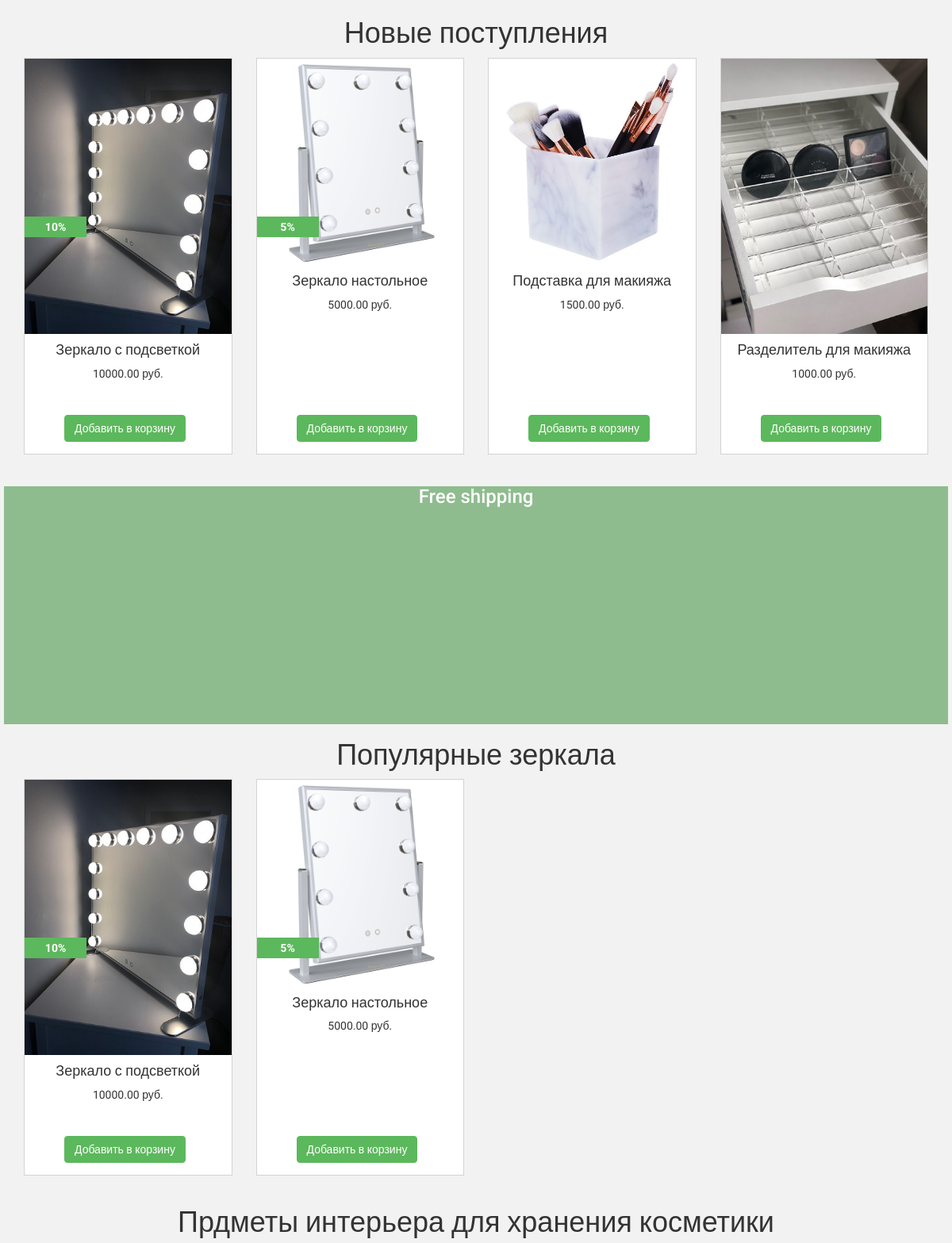
Before: / (middle part) with the older database file.
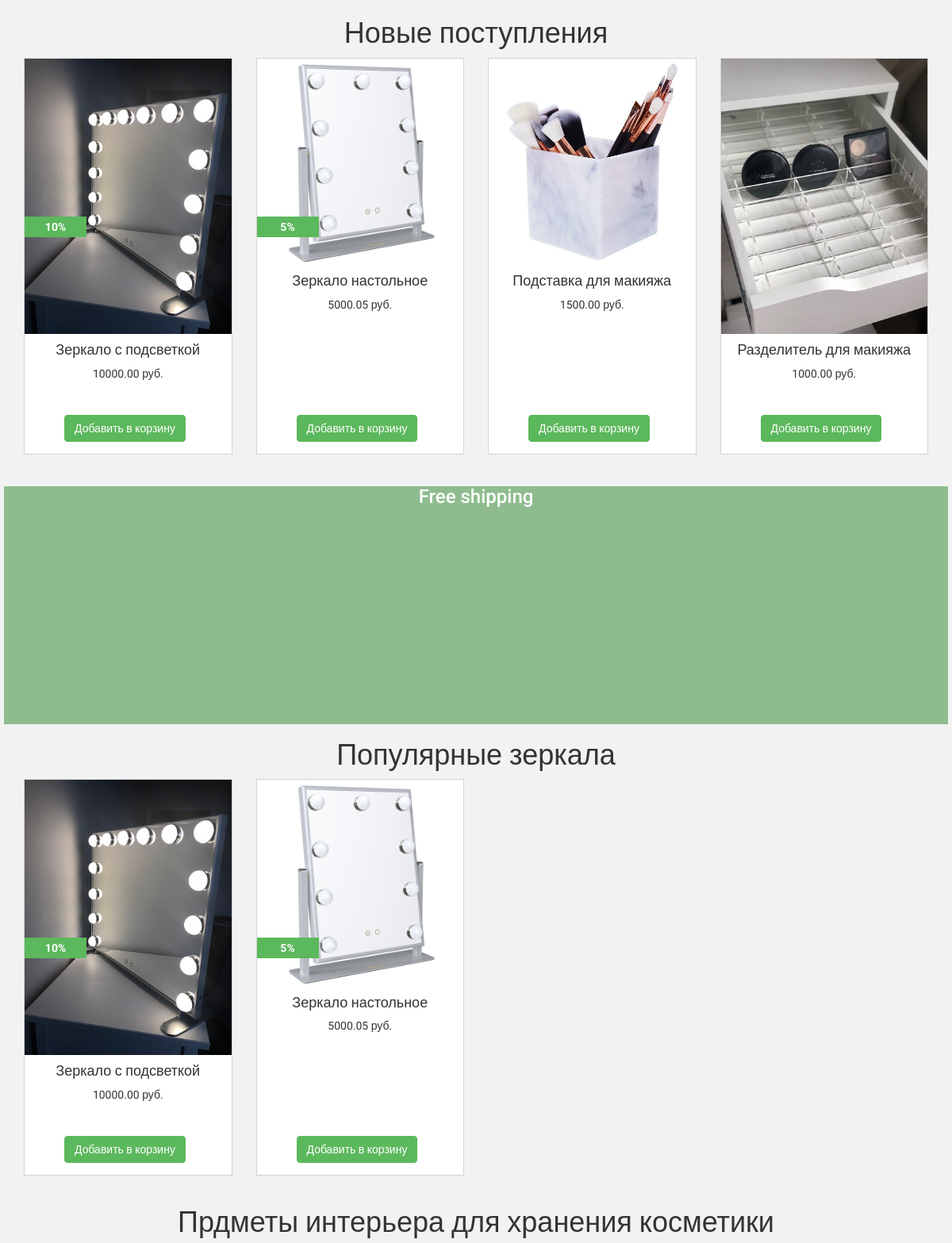
After: the same page with the newer database file.
### products/models.py (models this page shows, shortened)
class ProductImage(models.Model):
    product = models.ForeignKey(Product, blank=True, null=True, default=None, verbose_name="Товар")
    image = models.ImageField(upload_to='products_images/', verbose_name="Изображение товара")
    is_main = models.BooleanField(default=False, verbose_name='Основное изображение')
    is_active = models.BooleanField(default=True, verbose_name='Активировать / Деактивировать')
    created = models.DateTimeField(auto_now_add=True, auto_now=False, verbose_name='Создан')
    updated = models.DateTimeField(auto_now_add=False, auto_now=True, verbose_name='Обновлён')
    class Meta:
        verbose_name = 'Фотография'
        verbose_name_plural = 'Фотографии'

class Product(models.Model):
    category = models.ForeignKey(Category, related_name='products', verbose_name="Категория")
    name = models.CharField(max_length=64, blank=True, null=True, default=None, verbose_name="Название")
    slug = models.SlugField(max_length=200, db_index=True)
    description = models.TextField(blank=True, verbose_name="Описание")
    price = models.DecimalField(max_digits=10, decimal_places=2, verbose_name="Цена")
    discount = models.IntegerField(default=0, verbose_name="Скидка")
    stock = models.PositiveIntegerField(verbose_name="Наличие")
    available = models.BooleanField(default=True, verbose_name="Доступен")
    created = models.DateTimeField(auto_now_add=True, auto_now=False, verbose_name='Создан')
    updated = models.DateTimeField(auto_now_add=False, auto_now=True, verbose_name='Обновлён')
    class Meta:
        ordering = ['name']
        index_together = [
            ['id', 'slug']
        ]
        verbose_name = 'Товар'
        verbose_name_plural = 'Товары'

### landing/views.py (the view)
# urls.py: 2. Add a URL to urlpatterns:  url(r'^$', views.home, name='home')
def home(request):
    products_images = ProductImage.objects.filter(is_active=True, is_main=True, product__available=True)
    products_images_mirror = products_images.filter(product__category__id=1)
    products_images_storage = products_images.filter(product__category__id=2)
    return render(request, 'landing/home.html', locals())

### orders/context_processor.py (called while the page is built)
def getting_cart_info(request):
    session_key = request.session.session_key   # инициализация ключа сессии(уникальный идентификатор)
    if not session_key:                         # если ключ не создан
        request.session.cycle_key()             # создаём в ручную
    products_in_cart = ProductInCart.objects.filter(session_key=session_key, is_active=True)
    products_total_number = products_in_cart.count()
    return locals()

### templates/landing/home.html (shortened to what this page needs)
{% extends 'base.html' %}
{% load static %}
{% block content %}
    <div class="section section1">
        <div class="container">
            <div class="row">
                <div class="col-lg-12">
                    <h1 class="text-center">
                        Новые поступления
                    </h1>
                </div>
                {% for product_image in products_images %}
                    {% include 'landing/product_item.html' %}
                {% endfor %}
            </div>
        </div>
    </div>
    <div class="section section-delivery">
        <div>
            <h3>Free shipping</h3>
        </div>
    </div>
    <div class="section section2 mirrors-container">
        <div class="container">
            <div class="row">
                <div class="col-lg-12">
                    <h1 class="text-center">
                        Популярные зеркала
                    </h1>
                </div>
                {% for product_image in products_images_mirror %}
                    {% include 'landing/product_item.html' %}
                {% endfor %}
            </div>
        </div>
    </div>
    <div class="section section3 storage-container">
        <div class="container">
            <div class="row">
                <div class="col-lg-12">
                    <h1 class="text-center">
                        Прдметы интерьера для хранения косметики
                    </h1>
                </div>
            </div>
        </div>
    </div>
{% endblock %}

### templates/landing/product_item.html
<div class="col-lg-3">
    <div class="product-item">
        <div>
            <a href="{% url 'product' product_image.product.id %}">
                <img src="{{ product_image.image.url }}" class="img-responsive">
            </a>
        </div>
        {% if product_image.product.discount %}
            <div class="discount-container">
                <span>{{ product_image.product.discount }}%</span>
            </div>
        {% endif %}
        <h4>{{ product_image.product.name }}</h4>
        <div>
            {{ product_image.product.price }} руб.
        </div>
        <div class="add-to-cart-bin">
            <button class="btn btn-success">
                Добавить в корзину
            </button>
        </div>
    </div>
</div>

Changed rows visible on the page:
changed through a linked row, ProductImage "Зеркало настольное": product.price "5000.00" → "5000.05"
